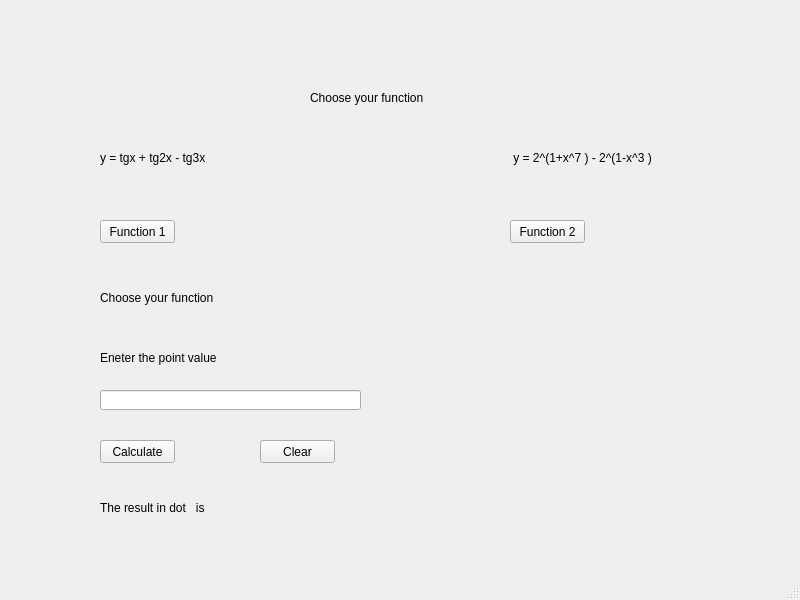
<?xml version="1.0" encoding="UTF-8"?>
<ui version="4.0">
 <class>MainWindow</class>
 <widget class="QMainWindow" name="MainWindow">
  <property name="geometry">
   <rect>
    <x>0</x>
    <y>0</y>
    <width>800</width>
    <height>600</height>
   </rect>
  </property>
  <property name="windowTitle">
   <string>MainWindow</string>
  </property>
  <widget class="QWidget" name="centralwidget">
   <widget class="QLabel" name="label">
    <property name="geometry">
     <rect>
      <x>310</x>
      <y>90</y>
      <width>141</width>
      <height>16</height>
     </rect>
    </property>
    <property name="text">
     <string>Choose your function</string>
    </property>
   </widget>
   <widget class="QLabel" name="label_2">
    <property name="geometry">
     <rect>
      <x>100</x>
      <y>150</y>
      <width>161</width>
      <height>16</height>
     </rect>
    </property>
    <property name="text">
     <string>y = tgx + tg2x - tg3x</string>
    </property>
   </widget>
   <widget class="QLabel" name="label_3">
    <property name="geometry">
     <rect>
      <x>510</x>
      <y>150</y>
      <width>181</width>
      <height>16</height>
     </rect>
    </property>
    <property name="text">
     <string> y = 2^(1+x^7 ) - 2^(1-x^3 )</string>
    </property>
   </widget>
   <widget class="QPushButton" name="pushButton">
    <property name="geometry">
     <rect>
      <x>100</x>
      <y>220</y>
      <width>75</width>
      <height>23</height>
     </rect>
    </property>
    <property name="text">
     <string>Function 1</string>
    </property>
   </widget>
   <widget class="QPushButton" name="pushButton_2">
    <property name="geometry">
     <rect>
      <x>510</x>
      <y>220</y>
      <width>75</width>
      <height>23</height>
     </rect>
    </property>
    <property name="text">
     <string>Function 2</string>
    </property>
   </widget>
   <widget class="QLabel" name="label_4">
    <property name="geometry">
     <rect>
      <x>100</x>
      <y>290</y>
      <width>301</width>
      <height>16</height>
     </rect>
    </property>
    <property name="text">
     <string>Choose your function  </string>
    </property>
   </widget>
   <widget class="QLabel" name="label_5">
    <property name="geometry">
     <rect>
      <x>100</x>
      <y>350</y>
      <width>161</width>
      <height>16</height>
     </rect>
    </property>
    <property name="text">
     <string>Eneter the point value </string>
    </property>
   </widget>
   <widget class="QLineEdit" name="lineEdit">
    <property name="geometry">
     <rect>
      <x>100</x>
      <y>390</y>
      <width>261</width>
      <height>20</height>
     </rect>
    </property>
   </widget>
   <widget class="QPushButton" name="pushButton_3">
    <property name="geometry">
     <rect>
      <x>100</x>
      <y>440</y>
      <width>75</width>
      <height>23</height>
     </rect>
    </property>
    <property name="text">
     <string>Calculate</string>
    </property>
   </widget>
   <widget class="QLabel" name="label_6">
    <property name="geometry">
     <rect>
      <x>100</x>
      <y>500</y>
      <width>551</width>
      <height>16</height>
     </rect>
    </property>
    <property name="text">
     <string>The result in dot   is </string>
    </property>
   </widget>
   <widget class="QPushButton" name="pushButton_4">
    <property name="geometry">
     <rect>
      <x>260</x>
      <y>440</y>
      <width>75</width>
      <height>23</height>
     </rect>
    </property>
    <property name="text">
     <string>Clear</string>
    </property>
   </widget>
  </widget>
  <widget class="QMenuBar" name="menubar">
   <property name="geometry">
    <rect>
     <x>0</x>
     <y>0</y>
     <width>800</width>
     <height>21</height>
    </rect>
   </property>
  </widget>
  <widget class="QStatusBar" name="statusbar"/>
 </widget>
 <resources/>
 <connections/>
</ui>
